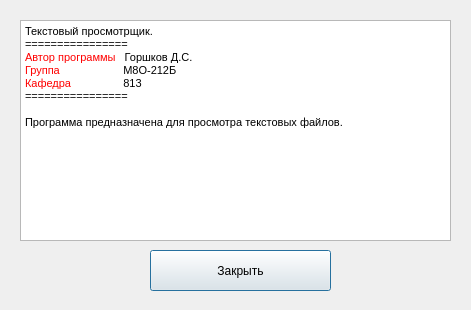
<?xml version="1.0" encoding="UTF-8"?>
<ui version="4.0">
 <class>Dialog</class>
 <widget class="QDialog" name="Dialog">
  <property name="geometry">
   <rect>
    <x>0</x>
    <y>0</y>
    <width>471</width>
    <height>310</height>
   </rect>
  </property>
  <property name="windowTitle">
   <string>Dialog</string>
  </property>
  <widget class="QPushButton" name="pushButton">
   <property name="geometry">
    <rect>
     <x>150</x>
     <y>250</y>
     <width>181</width>
     <height>41</height>
    </rect>
   </property>
   <property name="text">
    <string>Закрыть</string>
   </property>
  </widget>
  <widget class="QTextEdit" name="textEdit">
   <property name="enabled">
    <bool>true</bool>
   </property>
   <property name="geometry">
    <rect>
     <x>20</x>
     <y>20</y>
     <width>431</width>
     <height>221</height>
    </rect>
   </property>
   <property name="html">
    <string>&lt;!DOCTYPE HTML PUBLIC &quot;-//W3C//DTD HTML 4.0//EN&quot; &quot;http://www.w3.org/TR/REC-html40/strict.dtd&quot;&gt;
&lt;html&gt;&lt;head&gt;&lt;meta name=&quot;qrichtext&quot; content=&quot;1&quot; /&gt;&lt;style type=&quot;text/css&quot;&gt;
p, li { white-space: pre-wrap; }
&lt;/style&gt;&lt;/head&gt;&lt;body style=&quot; font-family:'MS Shell Dlg 2'; font-size:8.25pt; font-weight:400; font-style:normal;&quot;&gt;
&lt;p style=&quot; margin-top:0px; margin-bottom:0px; margin-left:0px; margin-right:0px; -qt-block-indent:0; text-indent:0px;&quot;&gt;Текстовый просмотрщик.&lt;/p&gt;
&lt;p style=&quot; margin-top:0px; margin-bottom:0px; margin-left:0px; margin-right:0px; -qt-block-indent:0; text-indent:0px;&quot;&gt;================&lt;/p&gt;
&lt;p style=&quot; margin-top:0px; margin-bottom:0px; margin-left:0px; margin-right:0px; -qt-block-indent:0; text-indent:0px;&quot;&gt;&lt;span style=&quot; color:#ff0000;&quot;&gt;Автор программы   &lt;/span&gt;&lt;span style=&quot; color:#000000;&quot;&gt;Горшков Д.С.&lt;/span&gt;&lt;/p&gt;
&lt;p style=&quot; margin-top:0px; margin-bottom:0px; margin-left:0px; margin-right:0px; -qt-block-indent:0; text-indent:0px;&quot;&gt;&lt;span style=&quot; color:#ff0000;&quot;&gt;Группа	      &lt;/span&gt;&lt;span style=&quot; color:#000000;&quot;&gt;М8О-212Б&lt;/span&gt;&lt;/p&gt;
&lt;p style=&quot; margin-top:0px; margin-bottom:0px; margin-left:0px; margin-right:0px; -qt-block-indent:0; text-indent:0px;&quot;&gt;&lt;span style=&quot; color:#ff0000;&quot;&gt;Кафедра	      &lt;/span&gt;&lt;span style=&quot; color:#000000;&quot;&gt;813&lt;/span&gt;&lt;/p&gt;
&lt;p style=&quot; margin-top:0px; margin-bottom:0px; margin-left:0px; margin-right:0px; -qt-block-indent:0; text-indent:0px;&quot;&gt;&lt;span style=&quot; color:#000000;&quot;&gt;================&lt;/span&gt;&lt;/p&gt;
&lt;p style=&quot;-qt-paragraph-type:empty; margin-top:0px; margin-bottom:0px; margin-left:0px; margin-right:0px; -qt-block-indent:0; text-indent:0px; color:#000000;&quot;&gt;&lt;br /&gt;&lt;/p&gt;
&lt;p style=&quot; margin-top:0px; margin-bottom:0px; margin-left:0px; margin-right:0px; -qt-block-indent:0; text-indent:0px;&quot;&gt;&lt;span style=&quot; color:#000000;&quot;&gt;Программа предназначена для просмотра текстовых файлов.&lt;/span&gt;&lt;/p&gt;&lt;/body&gt;&lt;/html&gt;</string>
   </property>
  </widget>
 </widget>
 <resources/>
 <connections/>
</ui>
